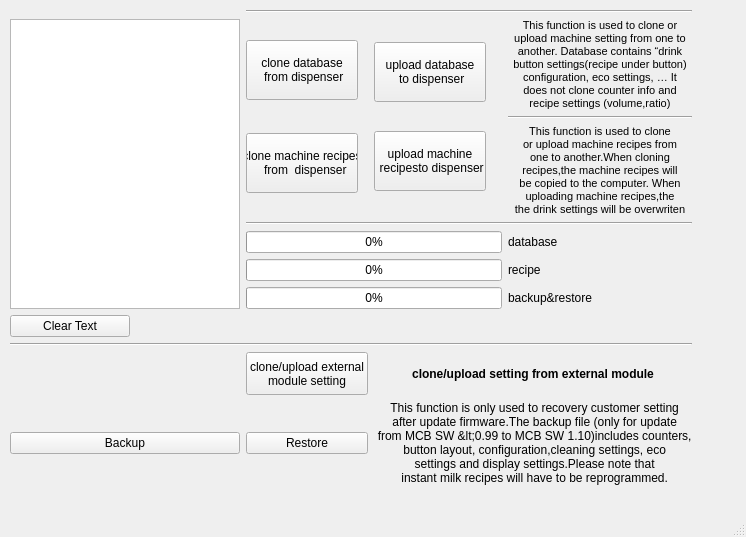
<?xml version="1.0" encoding="UTF-8"?>
<ui version="4.0">
 <class>wbsdclone</class>
 <widget class="QMainWindow" name="wbsdclone">
  <property name="geometry">
   <rect>
    <x>0</x>
    <y>0</y>
    <width>746</width>
    <height>537</height>
   </rect>
  </property>
  <property name="windowTitle">
   <string>MainWindow</string>
  </property>
  <widget class="QWidget" name="centralwidget">
   <widget class="QWidget" name="gridLayoutWidget">
    <property name="geometry">
     <rect>
      <x>10</x>
      <y>10</y>
      <width>682</width>
      <height>475</height>
     </rect>
    </property>
    <layout class="QGridLayout" name="gridLayout" rowstretch="0,0,0,0,0,0,0,0,0,0,0,0">
     <property name="leftMargin">
      <number>0</number>
     </property>
     <property name="topMargin">
      <number>0</number>
     </property>
     <property name="rightMargin">
      <number>0</number>
     </property>
     <property name="bottomMargin">
      <number>0</number>
     </property>
     <item row="8" column="0" colspan="4">
      <widget class="Line" name="line_6">
       <property name="sizePolicy">
        <sizepolicy hsizetype="Minimum" vsizetype="Fixed">
         <horstretch>3</horstretch>
         <verstretch>0</verstretch>
        </sizepolicy>
       </property>
       <property name="orientation">
        <enum>Qt::Horizontal</enum>
       </property>
      </widget>
     </item>
     <item row="3" column="1" colspan="2">
      <widget class="QProgressBar" name="progressBar">
       <property name="sizePolicy">
        <sizepolicy hsizetype="Preferred" vsizetype="Fixed">
         <horstretch>1</horstretch>
         <verstretch>0</verstretch>
        </sizepolicy>
       </property>
       <property name="maximumSize">
        <size>
         <width>256</width>
         <height>16777215</height>
        </size>
       </property>
       <property name="value">
        <number>0</number>
       </property>
      </widget>
     </item>
     <item row="2" column="1" colspan="3">
      <widget class="Line" name="line_3">
       <property name="sizePolicy">
        <sizepolicy hsizetype="Minimum" vsizetype="Fixed">
         <horstretch>2</horstretch>
         <verstretch>0</verstretch>
        </sizepolicy>
       </property>
       <property name="orientation">
        <enum>Qt::Horizontal</enum>
       </property>
      </widget>
     </item>
     <item row="11" column="1">
      <widget class="QPushButton" name="btn_restore">
       <property name="sizePolicy">
        <sizepolicy hsizetype="Minimum" vsizetype="Fixed">
         <horstretch>0</horstretch>
         <verstretch>0</verstretch>
        </sizepolicy>
       </property>
       <property name="text">
        <string>Restore</string>
       </property>
      </widget>
     </item>
     <item row="11" column="0">
      <widget class="QPushButton" name="btn_backup">
       <property name="text">
        <string>Backup</string>
       </property>
      </widget>
     </item>
     <item row="11" column="2" colspan="2">
      <widget class="QLabel" name="label_4">
       <property name="sizePolicy">
        <sizepolicy hsizetype="Minimum" vsizetype="Preferred">
         <horstretch>1</horstretch>
         <verstretch>0</verstretch>
        </sizepolicy>
       </property>
       <property name="text">
        <string> This function is only used to recovery customer setting
 after update firmware.The backup file (only for update 
 from MCB SW &lt;0.99 to MCB SW 1.10)includes counters, 
 button layout, configuration,cleaning settings, eco 
 settings and display settings.Please note that 
 instant milk recipes will have to be reprogrammed.</string>
       </property>
       <property name="alignment">
        <set>Qt::AlignHCenter|Qt::AlignTop</set>
       </property>
      </widget>
     </item>
     <item row="4" column="1" colspan="2">
      <widget class="QProgressBar" name="progressBar_3">
       <property name="sizePolicy">
        <sizepolicy hsizetype="Preferred" vsizetype="Fixed">
         <horstretch>1</horstretch>
         <verstretch>0</verstretch>
        </sizepolicy>
       </property>
       <property name="value">
        <number>0</number>
       </property>
      </widget>
     </item>
     <item row="1" column="2">
      <layout class="QVBoxLayout" name="verticalLayout">
       <item>
        <widget class="QPushButton" name="btnd">
         <property name="sizePolicy">
          <sizepolicy hsizetype="Fixed" vsizetype="Fixed">
           <horstretch>0</horstretch>
           <verstretch>0</verstretch>
          </sizepolicy>
         </property>
         <property name="minimumSize">
          <size>
           <width>112</width>
           <height>60</height>
          </size>
         </property>
         <property name="maximumSize">
          <size>
           <width>100</width>
           <height>60</height>
          </size>
         </property>
         <property name="text">
          <string>upload database
 to dispenser</string>
         </property>
        </widget>
       </item>
       <item>
        <widget class="QPushButton" name="btnr">
         <property name="sizePolicy">
          <sizepolicy hsizetype="Fixed" vsizetype="Minimum">
           <horstretch>0</horstretch>
           <verstretch>0</verstretch>
          </sizepolicy>
         </property>
         <property name="minimumSize">
          <size>
           <width>112</width>
           <height>60</height>
          </size>
         </property>
         <property name="maximumSize">
          <size>
           <width>100</width>
           <height>60</height>
          </size>
         </property>
         <property name="text">
          <string>upload machine
 recipesto dispenser</string>
         </property>
        </widget>
       </item>
      </layout>
     </item>
     <item row="1" column="1">
      <layout class="QVBoxLayout" name="verticalLayout_2">
       <property name="spacing">
        <number>12</number>
       </property>
       <item>
        <widget class="QPushButton" name="btnlang">
         <property name="sizePolicy">
          <sizepolicy hsizetype="Fixed" vsizetype="Fixed">
           <horstretch>0</horstretch>
           <verstretch>0</verstretch>
          </sizepolicy>
         </property>
         <property name="minimumSize">
          <size>
           <width>112</width>
           <height>60</height>
          </size>
         </property>
         <property name="maximumSize">
          <size>
           <width>16777215</width>
           <height>60</height>
          </size>
         </property>
         <property name="text">
          <string>clone database 
 from dispenser</string>
         </property>
        </widget>
       </item>
       <item>
        <widget class="QPushButton" name="btnlang_2">
         <property name="sizePolicy">
          <sizepolicy hsizetype="Fixed" vsizetype="Fixed">
           <horstretch>0</horstretch>
           <verstretch>0</verstretch>
          </sizepolicy>
         </property>
         <property name="minimumSize">
          <size>
           <width>0</width>
           <height>60</height>
          </size>
         </property>
         <property name="maximumSize">
          <size>
           <width>112</width>
           <height>60</height>
          </size>
         </property>
         <property name="text">
          <string>clone machine recipes
  from  dispenser</string>
         </property>
        </widget>
       </item>
      </layout>
     </item>
     <item row="1" column="3">
      <layout class="QVBoxLayout" name="verticalLayout_3">
       <item>
        <widget class="QLabel" name="label_6">
         <property name="sizePolicy">
          <sizepolicy hsizetype="Minimum" vsizetype="Minimum">
           <horstretch>0</horstretch>
           <verstretch>0</verstretch>
          </sizepolicy>
         </property>
         <property name="font">
          <font>
           <pointsize>8</pointsize>
          </font>
         </property>
         <property name="text">
          <string>This function is used to clone or 
upload machine setting from one to
another. Database contains “drink 
button settings(recipe under button)
configuration, eco settings, … It 
does not clone counter info and
recipe settings (volume,ratio)</string>
         </property>
         <property name="alignment">
          <set>Qt::AlignCenter</set>
         </property>
        </widget>
       </item>
       <item>
        <widget class="Line" name="line">
         <property name="orientation">
          <enum>Qt::Horizontal</enum>
         </property>
        </widget>
       </item>
       <item>
        <widget class="QLabel" name="label_7">
         <property name="sizePolicy">
          <sizepolicy hsizetype="Minimum" vsizetype="Minimum">
           <horstretch>0</horstretch>
           <verstretch>0</verstretch>
          </sizepolicy>
         </property>
         <property name="font">
          <font>
           <pointsize>8</pointsize>
          </font>
         </property>
         <property name="text">
          <string>This function is used to clone
or upload machine recipes from
one to another.When cloning 
recipes,the machine recipes will
be copied to the computer. When
uploading machine recipes,the
the drink settings will be overwriten</string>
         </property>
         <property name="textFormat">
          <enum>Qt::PlainText</enum>
         </property>
         <property name="alignment">
          <set>Qt::AlignCenter</set>
         </property>
         <property name="wordWrap">
          <bool>false</bool>
         </property>
        </widget>
       </item>
      </layout>
     </item>
     <item row="5" column="3">
      <widget class="QLabel" name="label_2">
       <property name="text">
        <string>backup&amp;restore</string>
       </property>
      </widget>
     </item>
     <item row="3" column="3">
      <widget class="QLabel" name="label">
       <property name="sizePolicy">
        <sizepolicy hsizetype="Fixed" vsizetype="Preferred">
         <horstretch>0</horstretch>
         <verstretch>0</verstretch>
        </sizepolicy>
       </property>
       <property name="text">
        <string>database</string>
       </property>
      </widget>
     </item>
     <item row="1" column="0" rowspan="5">
      <widget class="QPlainTextEdit" name="plainTextEdit">
       <property name="sizePolicy">
        <sizepolicy hsizetype="Fixed" vsizetype="Minimum">
         <horstretch>0</horstretch>
         <verstretch>4</verstretch>
        </sizepolicy>
       </property>
      </widget>
     </item>
     <item row="5" column="1" colspan="2">
      <widget class="QProgressBar" name="progressBar_2">
       <property name="sizePolicy">
        <sizepolicy hsizetype="Preferred" vsizetype="Fixed">
         <horstretch>1</horstretch>
         <verstretch>0</verstretch>
        </sizepolicy>
       </property>
       <property name="value">
        <number>0</number>
       </property>
      </widget>
     </item>
     <item row="0" column="1" colspan="3">
      <widget class="Line" name="line_11">
       <property name="sizePolicy">
        <sizepolicy hsizetype="Minimum" vsizetype="Fixed">
         <horstretch>2</horstretch>
         <verstretch>0</verstretch>
        </sizepolicy>
       </property>
       <property name="orientation">
        <enum>Qt::Horizontal</enum>
       </property>
      </widget>
     </item>
     <item row="7" column="0">
      <widget class="QPushButton" name="btn_clear">
       <property name="maximumSize">
        <size>
         <width>120</width>
         <height>16777215</height>
        </size>
       </property>
       <property name="layoutDirection">
        <enum>Qt::LeftToRight</enum>
       </property>
       <property name="text">
        <string>Clear Text</string>
       </property>
       <property name="autoDefault">
        <bool>false</bool>
       </property>
      </widget>
     </item>
     <item row="4" column="3">
      <widget class="QLabel" name="label_3">
       <property name="text">
        <string>recipe</string>
       </property>
      </widget>
     </item>
     <item row="10" column="1">
      <widget class="QPushButton" name="pushButton">
       <property name="sizePolicy">
        <sizepolicy hsizetype="Minimum" vsizetype="Minimum">
         <horstretch>0</horstretch>
         <verstretch>1</verstretch>
        </sizepolicy>
       </property>
       <property name="text">
        <string>clone/upload external
module setting</string>
       </property>
      </widget>
     </item>
     <item row="10" column="2" colspan="2">
      <widget class="QLabel" name="label_5">
       <property name="sizePolicy">
        <sizepolicy hsizetype="Preferred" vsizetype="Preferred">
         <horstretch>1</horstretch>
         <verstretch>0</verstretch>
        </sizepolicy>
       </property>
       <property name="font">
        <font>
         <weight>75</weight>
         <bold>true</bold>
        </font>
       </property>
       <property name="text">
        <string>clone/upload setting from external module</string>
       </property>
       <property name="alignment">
        <set>Qt::AlignCenter</set>
       </property>
      </widget>
     </item>
    </layout>
   </widget>
  </widget>
  <widget class="QMenuBar" name="menubar">
   <property name="geometry">
    <rect>
     <x>0</x>
     <y>0</y>
     <width>746</width>
     <height>21</height>
    </rect>
   </property>
  </widget>
  <widget class="QStatusBar" name="statusbar"/>
 </widget>
 <resources/>
 <connections/>
</ui>
